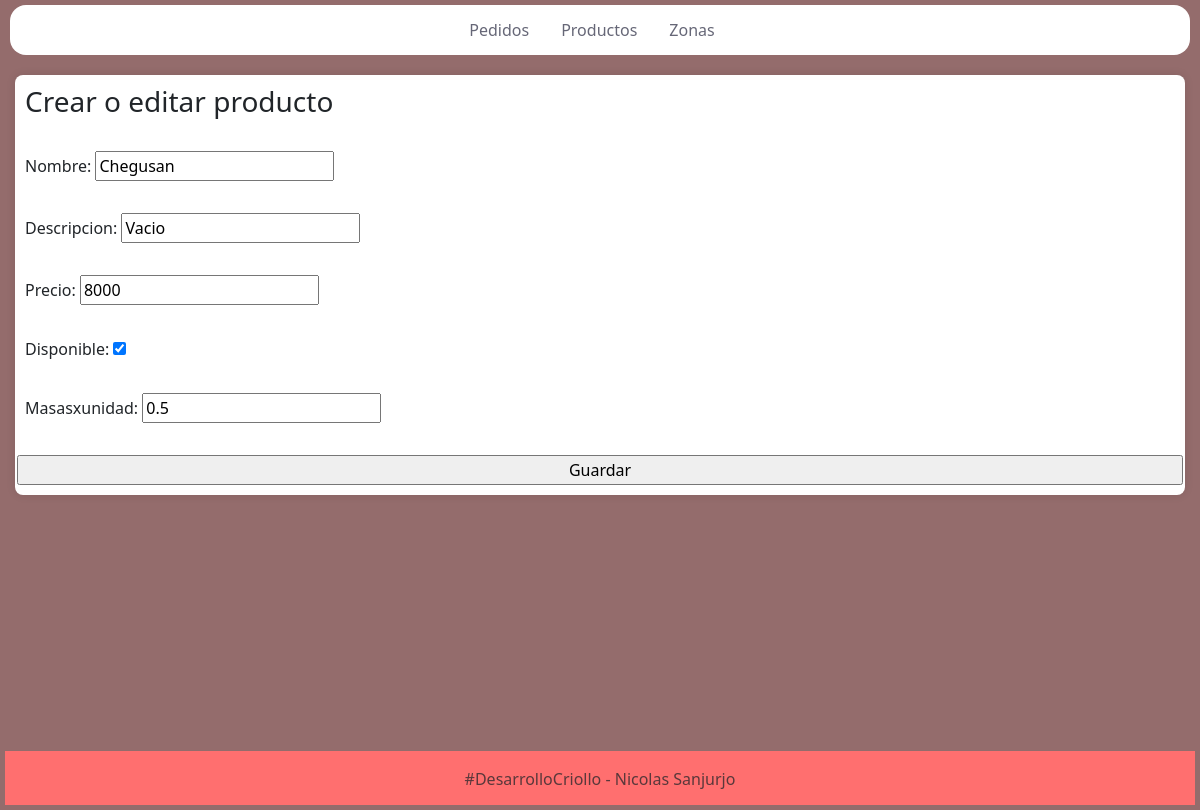
/gestionargalponcito/productos/update_pro/17/, run on an earlier commit of the app's database.
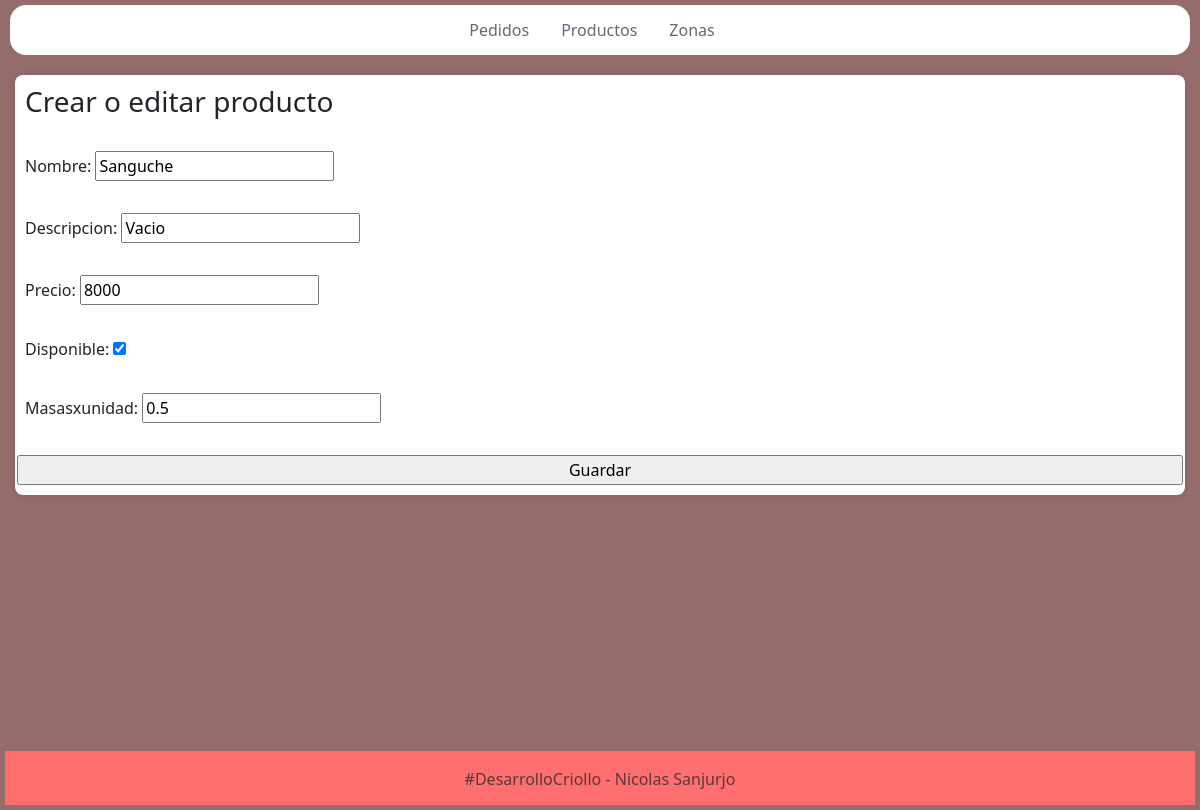
And on a later commit of the database.
### productos/models.py (models this page shows, shortened)
class Producto(models.Model):
    nombre = models.CharField(max_length=75)
    descripcion = models.CharField(max_length=200)
    precio = models.IntegerField()
    disponible = models.BooleanField()
    masasxunidad = models.DecimalField(decimal_places=1, max_digits=4)

### productos/views.py (the view)
# urls.py: path('update_pro/<int:pk>/', views.update_pro, name='update_pro'),
def update_pro(request, pk):
    producto = get_object_or_404(Producto, pk=pk)
    if request.method == 'POST':
        formulario = FormProductoEdit(request.POST, instance=producto)
        if formulario.is_valid():
            formulario.save()
            return redirect('Productos')
    else:
        formulario = FormProductoEdit(instance=producto)
    return render(request, 'productos/form_productos.html', {'form': formulario})

### productos/forms.py
class FormProductoEdit(forms.ModelForm):
    class Meta:
        model = Producto
        fields = '__all__'

### templates/productos/form_productos.html (shortened to what this page needs)
{% extends "gestion/index.html" %}
{% load static %}
{% block content %}
<div id="contenedor">
<h3>Crear o editar producto</h3>
    <form class="row g-3 mt-3" action="" method="POST">
        {{ form.as_p }}
        <input type="submit" value="Guardar">
    </form>
</div>
{% endblock content %}

What changed in the data, as far as the page shows it:
changed Producto "Vacio": nombre "Chegusan" → "Sanguche"
